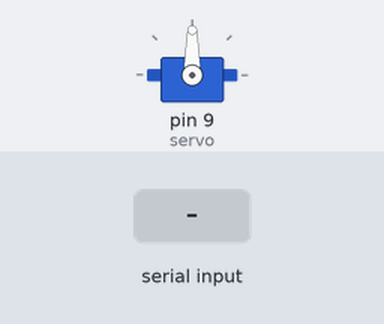
The sketch below on a simulated Arduino Uno, built with avr-gcc and run on an emulated ATmega328P. Parts: servo. The test bench sets the inputs (shaded band).

Above: at 1.2 s.
1.3 s: "+\n" received over Serial
At 2.1 s:
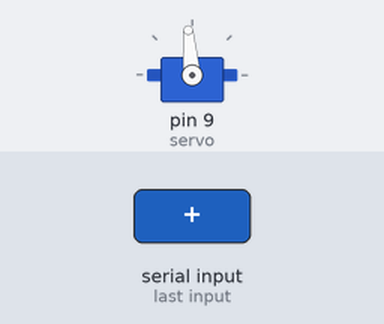
2.8 s: "+\n" received over Serial
At 3.3 s:
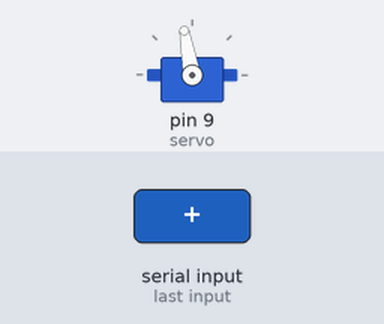
4.3 s: "-\n" received over Serial
At 5.7 s:
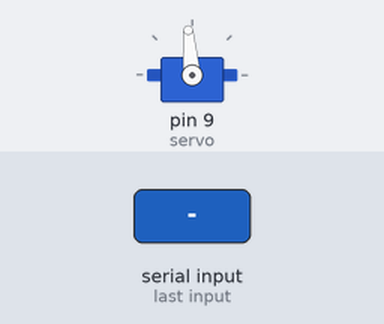
Timing chart, 0 to 7.3 s (numbered marks = the images above; inputs shaded):
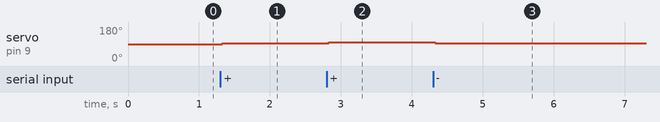

The sketch:

arduino.ino
```cpp
#include <Servo.h>
Servo servo;

int servo_count = 90;
String input;

void setup() {
  // put your setup code here, to run once:
  //Sservo.attach(9);
  Serial.begin(9600);
  servo.attach(9);
  bool nu_mai_vrem_calibrare = false;

  if (Serial.available() > 0) {
    String calibrare = Serial.readStringUntil('\n');
    if (calibrare == "yes") nu_mai_vrem_calibrare = true;
    else nu_mai_vrem_calibrare = false;
    if (nu_mai_vrem_calibrare == false) {

    for (int i = 0; i < 180; i++) {
      servo.write(i);
      //  Serial.print(" " + i);
      delay(15);
    }
    for (int i = 180; i > 0; i--) {
      servo.write(i);
      delay(15);
    }
    //Serial.println("Done calibrating...");
    for (int i = 0; i <= 90; i++) {
      servo.write(i);

      Serial.print(".");
      delay(25);
    }
  }
  servo.write(90);
  //Serial.println();
  }
}

void loop() {
  //digitalWrite(9,LOW);
  // put your main code here, to run repeatedly
  if (servo.attached() != true) {
    servo.attach(9);
  }
  if (Serial.available() > 0) {
    delay(25);
    input = Serial.readStringUntil('\n');
    //input=input.toInt();
    if (input == "+" ) {
      servo_count += 5;
      servo.write(servo_count);
      if (servo_count > 180) servo_count = 180;
    }
    if (input == "-") {
      servo_count -= 5;
      servo.write(servo_count);
      if (servo_count < 10) servo_count = 10;
    }
    Serial.flush();
  } else {
    servo.detach();
  }
}
```

Measured:
- after the input at 1.3 s, servo on pin 9 (servo): 90° → 95° at once
- after the input at 2.8 s, servo on pin 9 (servo): 95° → 100° at once
- after the input at 4.3 s, servo on pin 9 (servo): 100° → 95° at once
